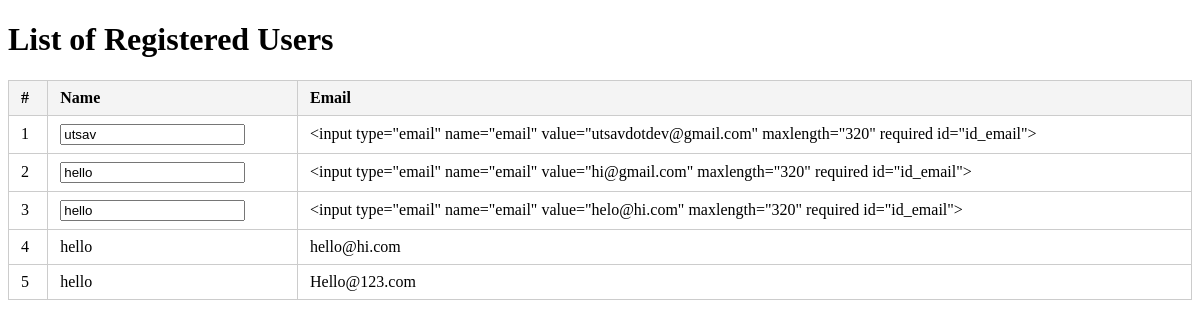
Page /registration/ on the earlier database version.
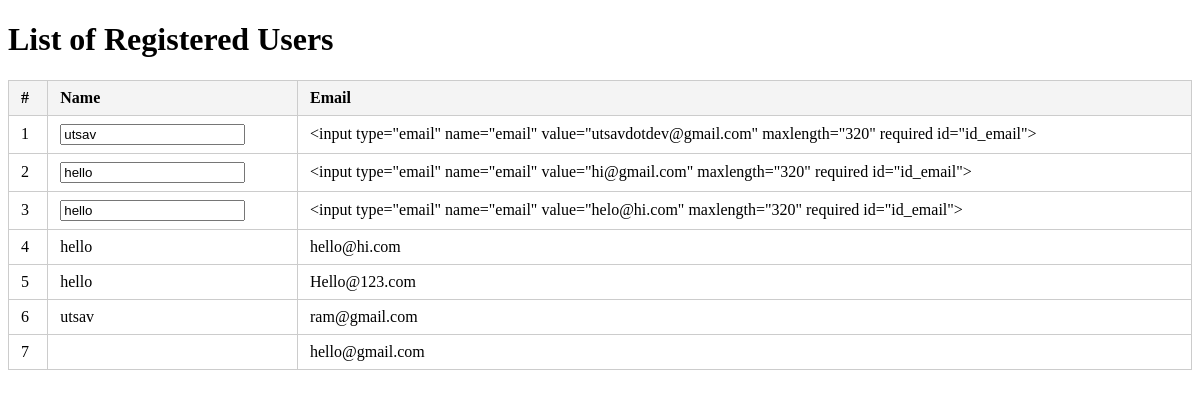
Same page on the later database version.
### registration/models.py (models this page shows)
class Registration(models.Model):
    name = models.CharField(max_length=100)
    email = models.EmailField(unique=True)
    password = models.CharField(max_length=128)

### registration/views.py (the view)
# urls.py: path('', views.list_user, name='list'),
def list_user(request):
    users = Registration.objects.all()
    script = "<script>alert('Hello, World!');</script>"
    return render(request, 'registration/list.html', {'users': users,"test":script})

### registration/templates/registration/list.html (shortened to what this page needs)
<!DOCTYPE html>
<html lang="en">
    <head>
    </head>
    <body>
        <div class="container">
            <h1>List of Registered Users</h1>
            {% if users.exists %}
                <table>
                    <thead>
                        <tr>
                            <th>#</th>
                            <th>Name</th>
                            <th>Email</th>
                        </tr>
                    </thead>
                    <tbody>
                        {% for user in users %}
                            <tr>
                                <td>{{ forloop.counter }}</td>
                                <td>{{ user.name | safe }}</td>
                                <td>{{ user.email }}</td>
                            </tr>
                        {% endfor %}
                    </tbody>
                </table>
            {% else %}
                <p class="no-data">No users have been registered yet.</p>
            {% endif %}
        </div>
    </body>
</html>

### registration/templates/registration/list.html (style rules this page uses)
table { width: 100%; border-collapse: collapse; }
th, td { padding: 8px 12px; border: 1px solid #ccc; text-align: left; }
th { background-color: #f4f4f4; }

Differences in the rows shown:
added Registration: name "utsav", email "ram@gmail.com"
added Registration: email "hello@gmail.com"
